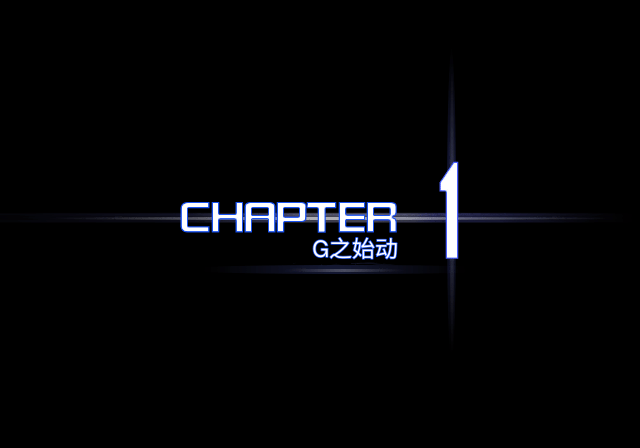
#> input picture 菜单图片/TELOP1.bmp, 640 x 448 px, found by its file name
$ python build_gs.py
#> lines starting #> are read from the running program, lines starting #| are printed output that depends on the picture
import struct
from PIL import Image
import numpy as np

def convert_bmp_to_gs(bmp_path, gs_path):
    # 读取BMP文件
#> called with bmp_path = 'UNPACKER/TELOP1.bmp', gs_path = 'UNPACKER/TELOP1.GS'
    img = Image.open(bmp_path)
#> img is the input picture: PIL image 640x448 P; mean R, G, B 4.4, 4.8, 6.3

    # 确保图像是索引色模式
    if img.mode != 'P':
        raise ValueError("输入图片必须是索引色模式哦~")

    palette = img.getpalette()
#> palette = 768 values, max 255 at index 765, min 0 at index 0, mean 85.71
    width, height = img.size
#> width = 640; height = 448

    # 判断调色板大小，确定图像类型
    colors = len(palette) // 3
#> colors = 256
    if colors <= 16:
        img_type = 0x14  # 4bpp
        palette_size = 16
        if len(palette) > 48:  # 16色 * 3(RGB)
            raise ValueError("4bpp模式调色板必须是16色或更少呢~")
    else:
        img_type = 0x13  # 8bpp
        palette_size = 256
        if len(palette) > 768:  # 256色 * 3(RGB)
            raise ValueError("8bpp模式调色板必须是256色或更少呢~")

    # 准备GS文件头
    header = struct.pack('<2sHHHH6x',
        b'GS',      # 魔数
        img_type,   # 图像类型
        width,      # 宽度
        height,     # 高度
        0          # Mipmap数量
    )

    # 准备调色板数据
    palette_data = bytearray()
    for i in range(0, palette_size * 3, 3):
        if i < len(palette):
            r, g, b = palette[i:i+3]
        else:
            r, g, b = 0, 0, 0  # 填充剩余调色板为黑色

        # 4bpp模式下纯黑色设置Alpha为0，8bpp模式下统一使用0x80
        if img_type == 0x14:  # 4bpp
            alpha = 0x00 if (r == 0 and g == 0 and b == 0) else 0x80
        else:  # 8bpp
            alpha = 0x80  # 统一使用0x80

        palette_data.extend([r, g, b, alpha])
#> this loop made 256 passes
#> (r, g, b) on passes 1 to 12: (0, 0, 0), (0, 0, 0), (1, 0, 1), (1, 2, 2), (2, 2, 3), (3, 2, 7), (3, 3, 4), (4, 3, 6), (3, 4, 7), (2, 4, 12), (4, 5, 8), (6, 5, 8)

    # 添加填充，确保数据对齐
    padding_size = 0x50 - (len(header) + len(palette_data))
#> padding_size = -960
    padding = bytes([0] * padding_size)

    # 获取图像数据
    img_data = np.array(img)
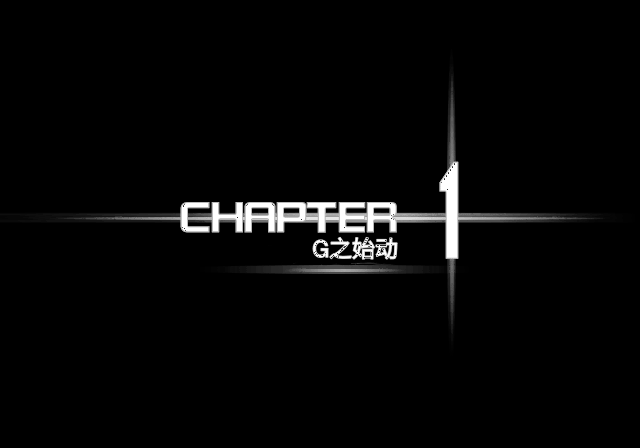
#> img_data: shape (448, 640); min 0, max 255, mean 6.7

    # 根据不同的位深度处理像素数据
    if img_type == 0x14:  # 4bpp
        pixel_data = []
        for row in img_data:
            row_data = bytearray()
            for i in range(0, len(row), 2):
                if i + 1 < len(row):
                    low = (row[i] & 0x0F)
                    high = (row[i + 1] & 0x0F)
                    byte = (high << 4) | low
                else:
                    byte = (row[i] & 0x0F)
                row_data.append(byte)
            pixel_data.append(row_data)
    else:  # 8bpp
        pixel_data = []
        for row in img_data:
            pixel_data.append(bytearray(row))
#> after the loop, pixel_data = 448 items

    # 合并所有行数据
    final_data = bytearray()
    for row in pixel_data:
        final_data.extend(row)

    # 写入GS文件
    with open(gs_path, 'wb') as f:
        f.write(header)
        f.write(palette_data)
        f.write(padding)
        f.write(final_data)


convert_bmp_to_gs(r"UNPACKER/TELOP1.bmp", r"UNPACKER/TELOP1.GS")
